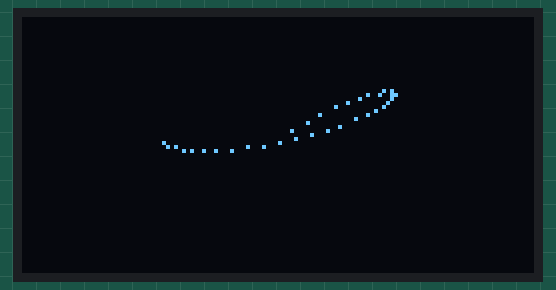
A program run on a simulated ESP32 board running MicroPython. Parts: 128×64 one-colour display. Random numbers come from a fixed seed; the clock reads 2024-03-15 10:24:30 at power-on unless the program sets it; library files of the repository ran but are not shown: ssd1306.py.

Above: at 0.99 s.
At 4.2 s:
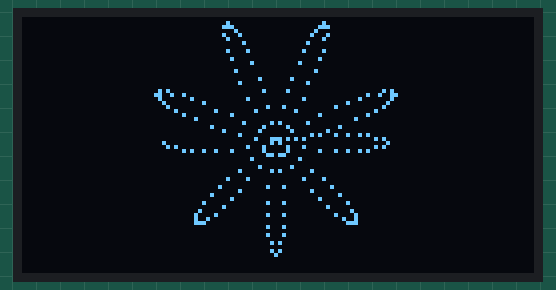
At 7.8 s:
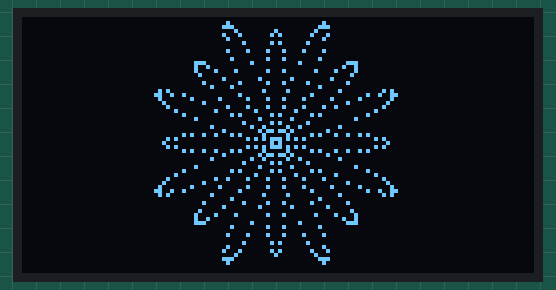
At 16.4 s:
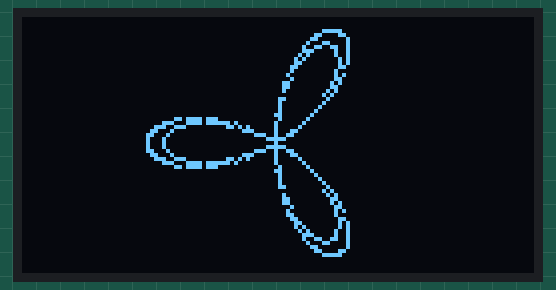
At 23.4 s:
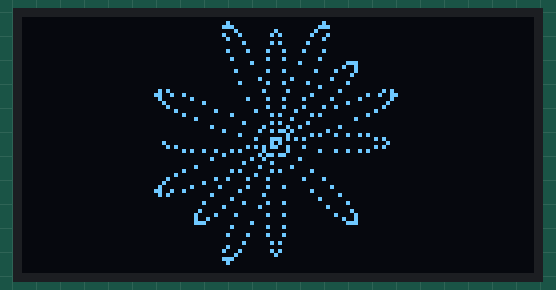
At 33.8 s:
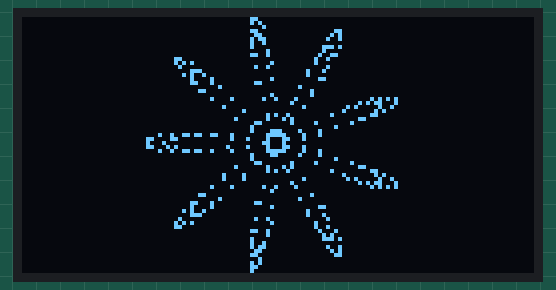

The program:

polar.py
```python
import sys
import math
import random
import time

#
# Polar Plotting - Matt Ganis
#
#
# The OLED screen ranges from (0,0) to (127,63)
# The center of the screen is (63,31)
#
#
#

if len(sys.argv) > 1:
    ESP = 0
else:
    ESP  = 1


if ESP:

 from machine import I2C, Pin
 import ssd1306


 rst = Pin(16, Pin.OUT)
 rst.value(1)
 scl = Pin(15, Pin.OUT, Pin.PULL_UP)
 sda = Pin(4, Pin.OUT, Pin.PULL_UP)
 i2c = I2C(scl=scl, sda=sda, freq=450000)
 oled = ssd1306.SSD1306_I2C(128, 64, i2c, addr=0x3c)

 oled.fill(0)

 def plot(x,y):
   oled.pixel(x+63,31-y,1)

t = int( time.time() * 1000.0 )     # Seeds the random number gen.
random.seed( ((t & 0xff000000) >> 24) +
             ((t & 0x00ff0000) >>  8) +
             ((t & 0x0000ff00) <<  8) +
             ((t & 0x000000ff) << 24)   )

for _ in range(0,20):  # do 20 polar plots with random leaves

 leaves = random.randint(2,20)
 for i in range(360):
   theta = 3.1415 * i/180
   r =   2 - 30 * math.cos(leaves * theta)

   x = r * math.cos(theta)  # convert polar to x,y
   x = round(x)
   y = r * math.sin(theta)
   y = round(y)

   if ESP:
      plot(x,y)
      oled.show()
   else:
       print ( "(",x,",",y,")" )

 time.sleep(1)
 if ESP:
    oled.fill(0)
 else:
    print ("-------------------")
```

Measured:
- what the display in image 0 shows lasts 0.4 s, from 0.8 s to 1.2 s
- what the display in image 1 shows lasts 0.7 s, from 4.1 s to 4.8 s
- what the display in image 2 shows lasts 1.0 s, from 7.7 s to 8.7 s
- what the display in image 3 shows lasts 1.0 s, from 16.4 s to 17.4 s
